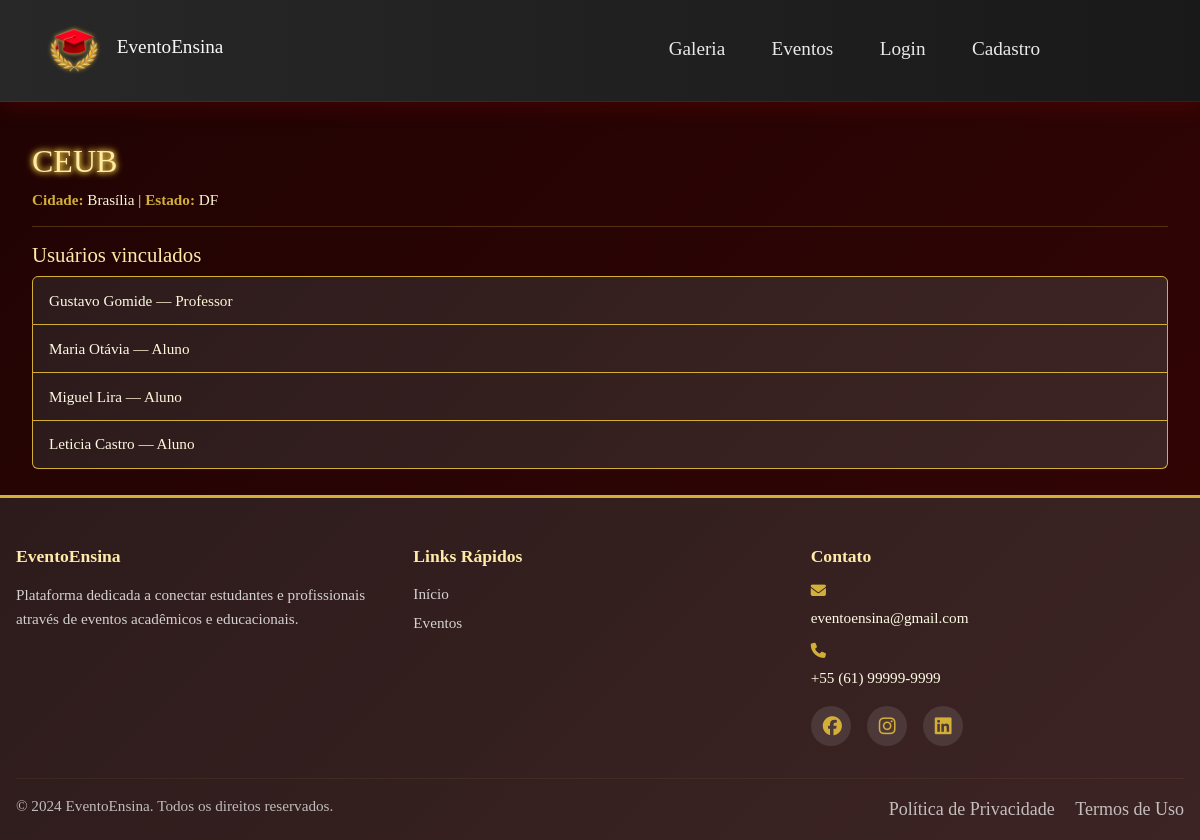
/usuarios/instituicao/2/, run on an earlier commit of the app's database.
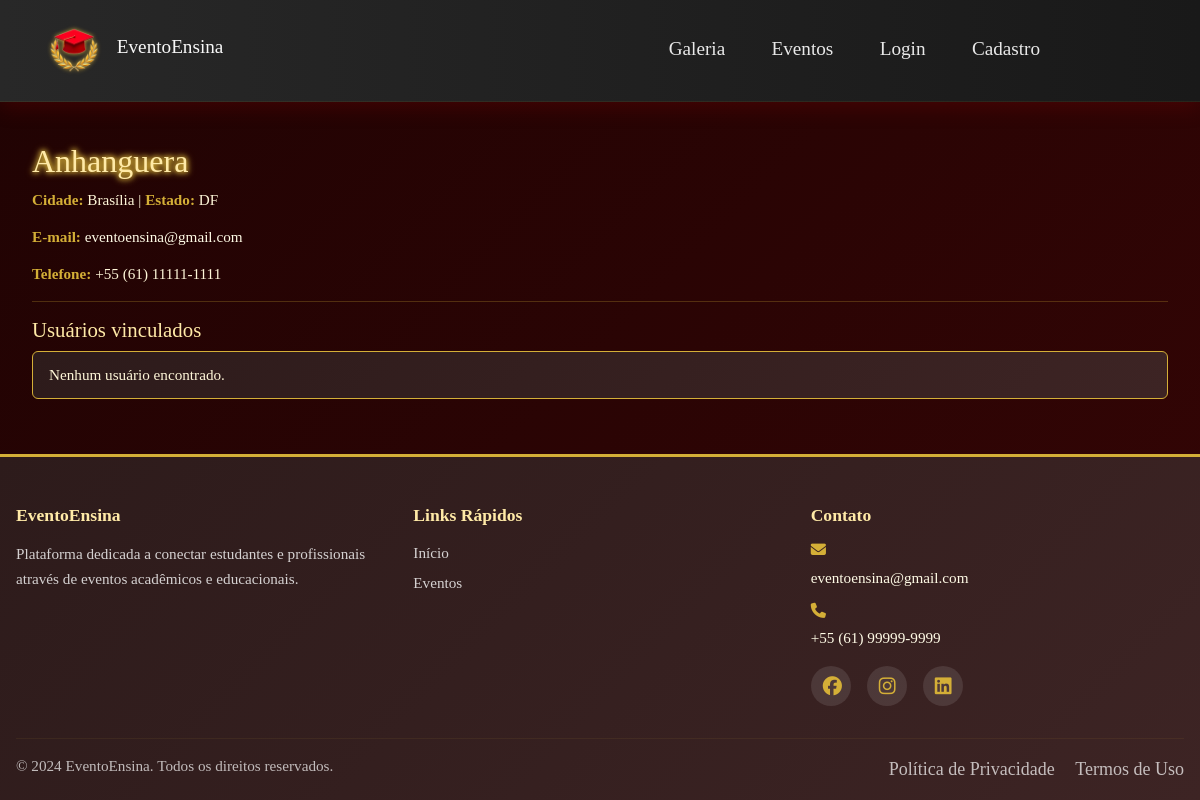
And on a later commit of the database.
### usuarios/models.py (models this page shows, shortened)
class Instituicao(models.Model):
    nome = models.CharField(max_length=150)
    cidade = models.CharField(max_length=100, blank=True, null=True)
    estado = models.CharField(max_length=50, blank=True, null=True)
    pais = models.CharField(max_length=50, default='Brasil')
    email = models.EmailField(blank=True, null=True)
    telefone = models.CharField(max_length=25, blank=True, null=True)

class Usuario(models.Model):
    nome = models.CharField(max_length=150)
    telefone = models.CharField(max_length=32, blank=True, null=True)
    instituicao = models.ForeignKey(Instituicao, on_delete=models.SET_NULL, null=True, blank=True)
    tipo = models.ForeignKey(TipoUsuario, on_delete=models.CASCADE)
    nome_usuario = models.CharField(max_length=50, unique=True)
    email = models.EmailField(blank=True, null=True)
    senha = models.CharField(max_length=128, blank=True, null=True)
    user = models.OneToOneField(settings.AUTH_USER_MODEL, on_delete=models.SET_NULL, null=True, blank=True, related_name='profile')
    base_dir = models.CharField(max_length=255, blank=True, null=True)

class TipoUsuario(models.Model):
    tipo = models.CharField(max_length=50, unique=True)

### usuarios/views.py (the view)
# urls.py: path('instituicao/<int:instituicao_id>/', views.instituicao_publica, name='instituicao_publica'),
def instituicao_publica(request, instituicao_id):
    try:
        inst = Instituicao.objects.get(pk=instituicao_id)
    except Instituicao.DoesNotExist:
        raise Http404('Instituição não encontrada')
    usuarios = Usuario.objects.filter(instituicao=inst)[:50]
    return render(request, 'instituicao_publica.html', {'instituicao': inst, 'usuarios': usuarios, 'nav_items': nav_items})

### usuarios/templates/instituicao_publica.html (shortened to what this page needs)
{% extends 'base/base.html' %}
{% load static %}
{% block extra_css %}
<link rel="stylesheet" href="{% static 'css/instituicao.css' %}">
{% endblock %}
{% block content %}
<div class="container mt-4">
  <h1>{{ instituicao.nome }}</h1>
  <p><strong>Cidade:</strong> {{ instituicao.cidade }} | <strong>Estado:</strong> {{ instituicao.estado }}</p>
  {% if instituicao.email %}
    <p><strong>E-mail:</strong> <a href="mailto:{{ instituicao.email }}" class="text-link">{{ instituicao.email }}</a></p>
  {% endif %}
  {% if instituicao.telefone %}
    <p><strong>Telefone:</strong> {{ instituicao.telefone }}</p>
  {% endif %}
  <hr>
  <h3 class="mt-3">Usuários vinculados</h3>
  <ul class="list-group">
    {% for u in usuarios %}
      <li class="list-group-item">
        <a href="{% url 'perfil_publico' u.nome_usuario %}" class="text-link">{{ u.nome }}</a> — {{ u.tipo.tipo }}
      </li>
    {% empty %}
      <li class="list-group-item">Nenhum usuário encontrado.</li>
    {% endfor %}
  </ul>
</div>
{% endblock %}

### instituicao_ensino/templates/base/base.html (shortened to what this page needs)
{% load static %}
<!DOCTYPE html>
<html lang="pt-br">
<head>
    <link rel="stylesheet" href="https://cdnjs.cloudflare.com/ajax/libs/font-awesome/6.6.0/css/all.min.css">
    <link href="https://cdn.jsdelivr.net/npm/bootstrap@5.3.2/dist/css/bootstrap.min.css" rel="stylesheet">
    <link rel="stylesheet" href="{% static 'styles/base.css' %}">
    <link rel="stylesheet" href="{% static 'styles/nav.css' %}">
    {% block extra_css %}{% endblock %}
</head>
<body>
    <nav class="navbar navbar-expand-lg navbar-dark bg-dark custom-navbar">
        <div class="container-fluid">
            <a class="navbar-brand" href="{% url 'main' %}">
                <img src="{% static 'favicon.png' %}" alt="Logo" width="32" height="32" class="d-inline-block">
                EventoEnsina
            </a>
            <div class="collapse navbar-collapse" id="navbarSupportedContent">
                <ul class="navbar-nav ms-auto mb-2 mb-lg-0">
                    {% for item in nav_right %}
                    <li class="nav-item">
                        {% if item.label == 'Criar Evento' %}
                            <a class="nav-link btn btn-cta" href="{{ item.url }}">{{ item.label }}</a>
                        {% else %}
                            <a class="nav-link" href="{{ item.url }}">{{ item.label }}</a>
                        {% endif %}
                    </li>
                    {% endfor %}
                </ul>
            </div>
        </div>
    </nav>
    <main>
        {% block content %}{% endblock %}
    </main>
    <footer class="custom-footer">
        <div class="container">
            <div class="row">
                <div class="col-md-4 footer-section">
                    <h5>EventoEnsina</h5>
                    <p>Plataforma dedicada a conectar estudantes e profissionais através de eventos acadêmicos e educacionais.</p>
                </div>
                <div class="col-md-4 footer-section">
                    <h5>Links Rápidos</h5>
                    <ul class="footer-links">
                        <li><a href="{% url 'main' %}">Início</a></li>
                        <li><a href="{% url 'lista_eventos' %}">Eventos</a></li>
                    </ul>
                </div>
                <div class="col-md-4 footer-section">
                    <h5>Contato</h5>
                    <div class="contact-info">
                        <p><i class="fas fa-envelope"></i> <a href="mailto:eventoensina@gmail.com" target="_blank" rel="noopener noreferrer" class="text-link">eventoensina@gmail.com</a></p>
                        <p><i class="fas fa-phone"></i> <a href="https://wa.me/5561999999999" target="_blank" rel="noopener noreferrer" class="text-link">+55 (61) 99999-9999</a></p>
                        <div class="social-links">
                            <a href="https://www.facebook.com/" target="_blank" class="social-link"><i class="fab fa-facebook"></i></a>
                            <a href="https://www.instagram.com/" target="_blank" class="social-link"><i class="fab fa-instagram"></i></a>
                            <a href="https://www.linkedin.com/" target="_blank" class="social-link"><i class="fab fa-linkedin"></i></a>
                        </div>
                    </div>
                </div>
            </div>
            <div class="footer-bottom">
                <hr>
                <div class="row">
                    <div class="col-md-6">
                        <p>&copy; 2024 EventoEnsina. Todos os direitos reservados.</p>
                    </div>
                    <div class="col-md-6 text-md-end">
                        <a href="{% url 'politica_privacidade' %}" target="_blank" class="footer-link">Política de Privacidade</a>
                        <a href="{% url 'termos_uso' %}" target="_blank" class="footer-link">Termos de Uso</a>
                    </div>
                </div>
            </div>
        </div>
    </footer>
</body>
</html>

### static/styles/base.css (style rules this page uses)
* { margin: 0; padding: 0; box-sizing: border-box; }
:root { --primary-gold: #d4af37; --primary-gold-dark: #b8941f; --primary-orange: #ff7f16; --success-green: #28a745; --danger-red: #dc3545; --background-base-dark: #200303; --background-base-medium: #350505; --background-card: linear-gradient(135deg, #2d1b1b 0%, #3d2424 100%); --background-card-hover: linear-gradient(135deg, #3d2424 0%, #4d2c2c 100%); --text-light: #fff7d9; --text-brighter: #fffbe6; --text-heading: #ffeaa7; --text-muted: #ff7f16; --border-color: #d4af37; --card-shadow: 0 4px 6px rgba(0, 0, 0, 0.3); --card-shadow-hover: 0 6px 12px rgba(212, 175, 55, 0.2); }
body { font-family: 'Georgia', 'Times New Roman', serif; background: linear-gradient(135deg, var(--background-base-dark) 0%, var(--background-base-medium) 100%) no-repeat fixed; color: var(--text-light); min-height: 100vh; line-height: 1.6; font-size: 18px; display: flex; flex-direction: column; }
main { padding: 1rem; max-width: 1200px; margin: 0 auto; flex: 1; width: 100%; }
h1, h2, h3, h4, h5 { color: var(--text-heading); margin-bottom: 0.5rem; }
h1 { font-size: 2rem; }
h3 { font-size: 1.3rem; }
h5 { font-size: 1.1rem; }
p, li, label { color: var(--text-light); font-size: 0.95rem; line-height: 1.4; }
a, .btn { color: var(--text-brighter); text-decoration: none; }
.list-group-item { background: var(--background-card); color: var(--text-light); border: 1px solid var(--border-color); padding: 0.8rem 1rem; }
.custom-footer { background: linear-gradient(135deg, #2d1b1b 0%, #3d2424 100%); color: var(--text-light); padding: 3rem 0 1rem; margin-top: 10px; border-top: 3px solid var(--primary-gold); width: 100%; }
.footer-section h5 { color: var(--text-heading); font-weight: 700; margin-bottom: 1rem; font-size: 1.1rem; }
.footer-section p { color: rgba(255, 255, 255, 0.8); line-height: 1.6; margin-bottom: 1rem; }
.footer-links { list-style: none; padding: 0; margin: 0; }
.footer-links li { margin-bottom: 0.5rem; }
.footer-links a { color: rgba(255, 255, 255, 0.8); text-decoration: none; transition: color 0.3s ease; display: flex; align-items: center; gap: 0.5rem; }
.contact-info p { display: grid; align-items: self-start; gap: 0.5rem; margin-bottom: 0.8rem; }
.contact-info i { color: var(--primary-gold); width: 16px; }
.social-links { display: flex; gap: 1rem; margin-top: 1rem; }
.social-link { color: rgba(255, 255, 255, 0.8); font-size: 1.2rem; transition: all 0.3s ease; padding: 0.5rem; border-radius: 50%; background: rgba(255, 255, 255, 0.1); width: 40px; height: 40px; display: flex; align-items: center; justify-content: center; }
.footer-bottom { margin-top: 2rem; }
.footer-bottom hr { border-color: rgba(212, 175, 55, 0.3); margin: 2rem 0 1rem; }
.footer-bottom p { color: rgba(255, 255, 255, 0.7); margin: 0; }
.footer-link { color: rgba(255, 255, 255, 0.7); text-decoration: none; margin-left: 1rem; transition: color 0.3s ease; }
.mb-2 { margin-bottom: 1rem; }
.mt-3 { margin-top: 1.5rem; }
.mt-4 { margin-top: 2rem; }
.container { max-width: 1200px; margin: 0 auto; padding: 0 1rem; }
html, body { height: 100%; }

### usuarios/static/css/instituicao.css (style rules this page uses)
strong { color: #d4af37; }
.mt-4 h1 { filter: drop-shadow(0 0 3px #d4af37); text-shadow: 0 0 5px #d4af37; }
hr { height: 1px; color: #d4af37; }

What changed in the data, as far as the page shows it:
removed Usuario: nome "Gustavo Gomide", tipo.tipo "Professor"
removed Usuario: nome "Maria Otávia", tipo.tipo "Aluno"
removed Usuario: nome "Miguel Lira", tipo.tipo "Aluno"
removed Usuario: nome "Leticia Castro", tipo.tipo "Aluno"
changed Instituicao "Brasília": nome "CEUB" → "Anhanguera"; email (not shown) → "eventoensina@gmail.com"; telefone (not shown) → "+55 (61) 11111-1111"
Also different on the page:
text now shown: "E-mail: Telefone: Nenhum usuário encontrado."
